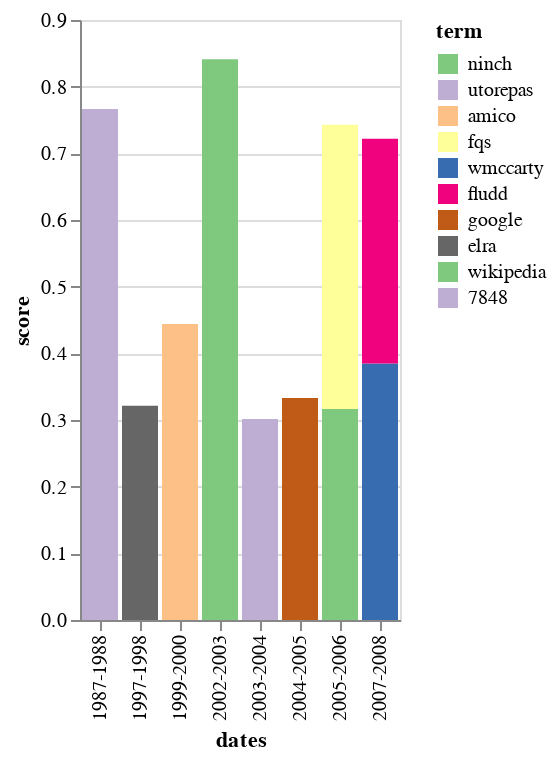

Notebook cell for this chart:
### Code cell
alt.Chart(top10_all).mark_bar().encode(
    x='dates',
    y='score',
    color=alt.Color('term', scale=alt.Scale(scheme='accent'), sort=alt.Sort()),
)

### Figure 1 — Vega-Lite specification as saved in the notebook (floating-point values rounded to 4 significant figures)
{"config": {"view": {"continuousWidth": 400, "continuousHeight": 300}}, "data": {"name": "data-3e988c6d3a7196b62ec93b972dbcf950"}, "mark": "bar", "encoding": {"color": {"field": "term", "scale": {"scheme": "accent"}, "sort": {}, "type": "nominal"}, "x": {"field": "dates", "type": "nominal"}, "y": {"field": "score", "type": "quantitative"}}, "$schema": "https://vega.github.io/schema/vega-lite/v4.17.0.json", "datasets": {"data-3e988c6d3a7196b62ec93b972dbcf950": [{"term": "ninch", "score": 0.8412, "dates": "2002-2003", "start_yr": 2002, "end_yr": 2003}, {"term": "utorepas", "score": 0.7664, "dates": "1987-1988", "start_yr": 1987, "end_yr": 1988}, {"term": "amico", "score": 0.4442, "dates": "1999-2000", "start_yr": 1999, "end_yr": 2000}, {"term": "fqs", "score": 0.4263, "dates": "2005-2006", "start_yr": 2005, "end_yr": 2006}, {"term": "wmccarty", "score": 0.3846, "dates": "2007-2008", "start_yr": 2007, "end_yr": 2008}, {"term": "fludd", "score": 0.3373, "dates": "2007-2008", "start_yr": 2007, "end_yr": 2008}, {"term": "google", "score": 0.3331, "dates": "2004-2005", "start_yr": 2004, "end_yr": 2005}, {"term": "elra", "score": 0.3214, "dates": "1997-1998", "start_yr": 1997, "end_yr": 1998}, {"term": "wikipedia", "score": 0.3164, "dates": "2005-2006", "start_yr": 2005, "end_yr": 2006}, {"term": "7848", "score": 0.3014, "dates": "2003-2004", "start_yr": 2003, "end_yr": 2004}]}}
